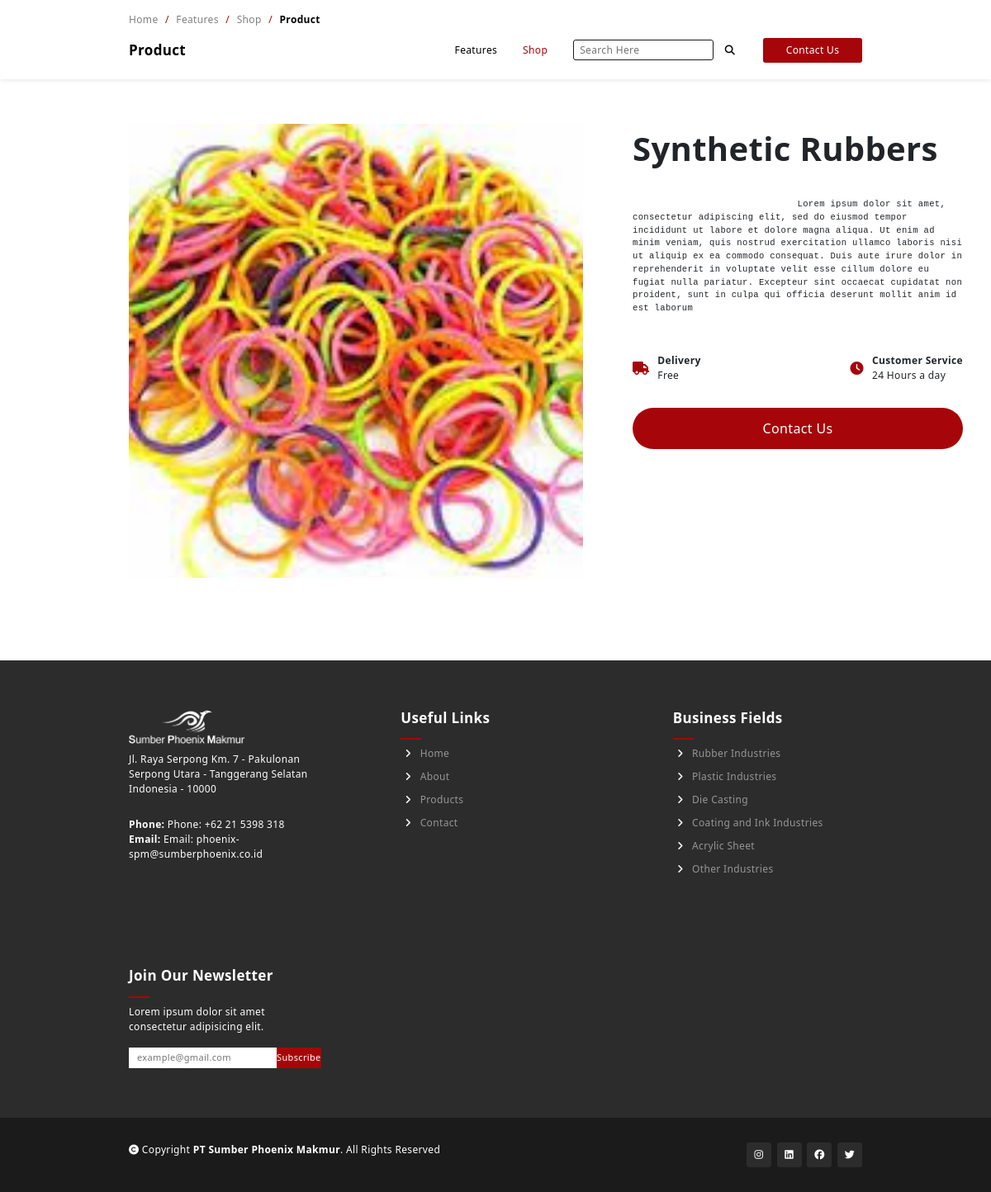
The app's page /admin/single/product.php?product_code=SR, older data.
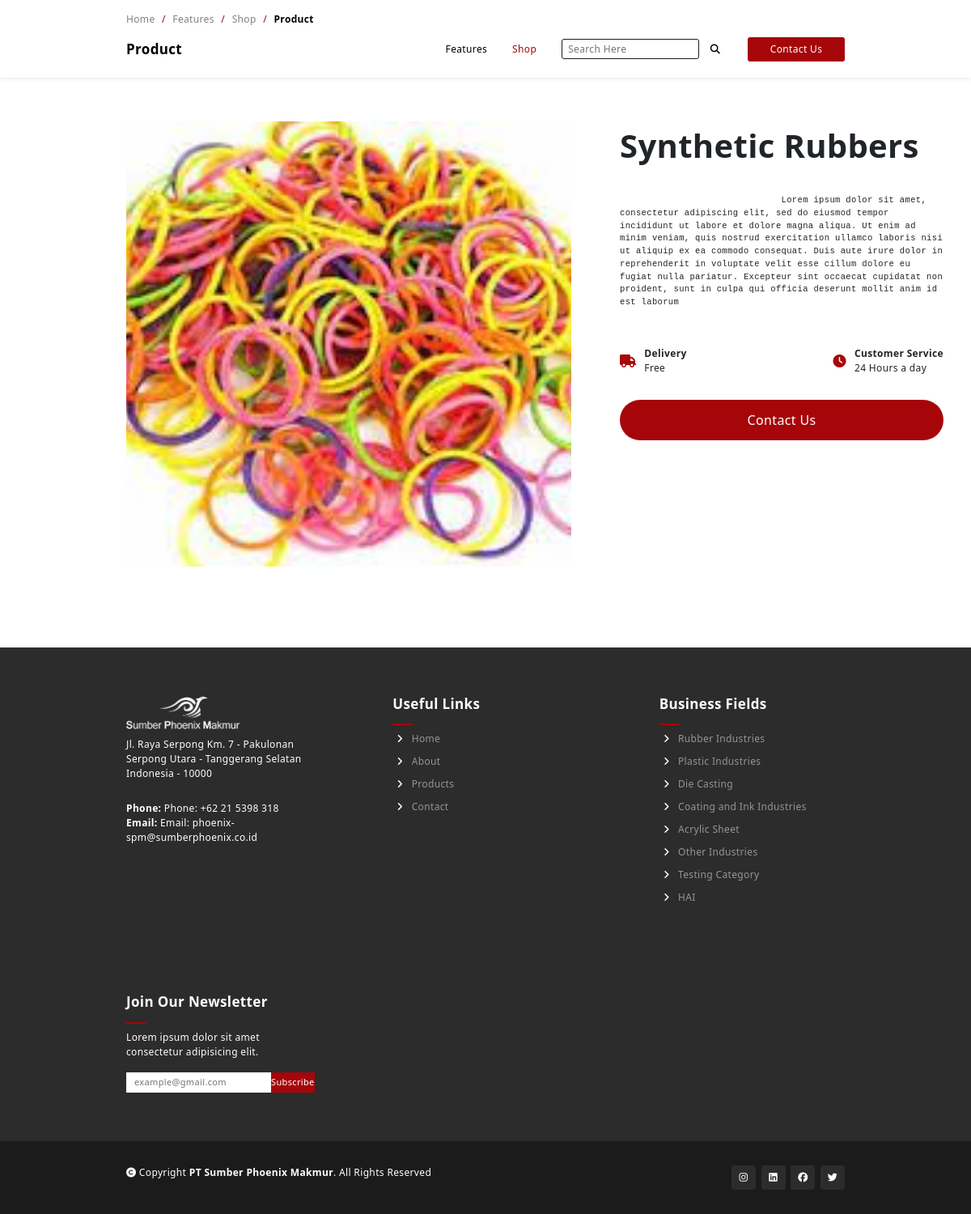
The same page, newer data.
### tables this page shows
CREATE TABLE `categories` (
  `cat_id` int(11) NOT NULL,
  `cat_code` varchar(100) NOT NULL,
  `cat_name` varchar(255) NOT NULL,
  `cat_img` text NOT NULL,
  `status` tinyint(1) NOT NULL DEFAULT 1
);

### admin/single/product.php (the view, shortened to what the changed rows need)
<?php
include '../api/connect.php';
?>
<!DOCTYPE html>
<html lang="en">
<head>
    <link href="https://cdn.jsdelivr.net/npm/bootstrap@5.2.0-beta1/dist/css/bootstrap.min.css" rel="stylesheet">
    <link rel="stylesheet" href="../../style.css">
    <link rel="stylesheet" href="../../style/nav.css">
    <link rel="stylesheet" href="../../style/footer.css">
    <link rel="stylesheet" href="../../style/copyright.css">
    <link rel="stylesheet" href="../../style/nav_templates.css">
    <link rel="stylesheet" href="../../style/product/nav.css">
    <link rel="stylesheet" href="../../style/product/product.css">
</head>
<body>
    <?php include '../bottombar.php'  ?>
</body>
</html>

### admin/bottombar.php (shortened to what the changed rows need)
<section class="footer-section">
        <div class="container-fluid grid">
            <div class="useful-links">
                <h2 class="sub-heading underline">Useful Links</h2>
            </div>
            <div class="business-fields useful-links">
                <h2 class="sub-heading underline">Business Fields</h2>
                <?php
                    $stmt=$conn->prepare("SELECT * FROM categories where status = 1");
                    $stmt->execute();
                    while($cat = $stmt->fetch()):
                ?>
                <a class="footer-item">
                    <i class="fa-solid fa-angle-right"></i>
                    <?= $cat['cat_name'] ?>
                </a>
                <?php endwhile; ?>
            </div>
            <div class="newsletter">
                <h2 class="sub-heading underline">Join Our Newsletter</h2>
            </div>
        </div>
    </section>

Row changes from the older to the newer data that the page shows:
added categories: cat_name "Testing Category"
added categories: cat_name "HAI"
